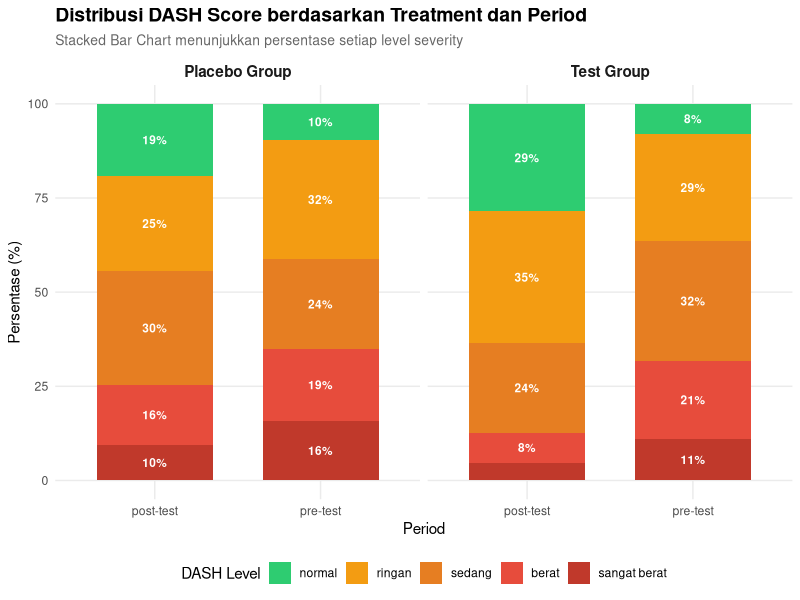
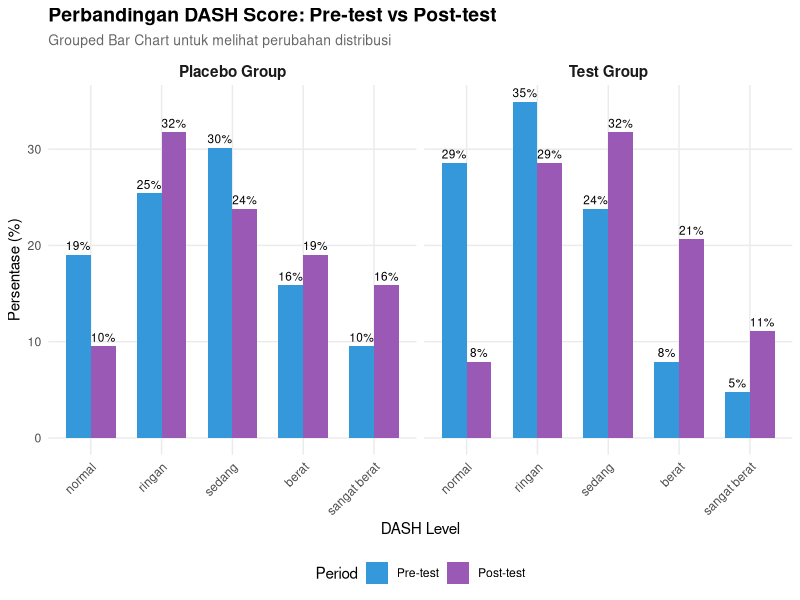
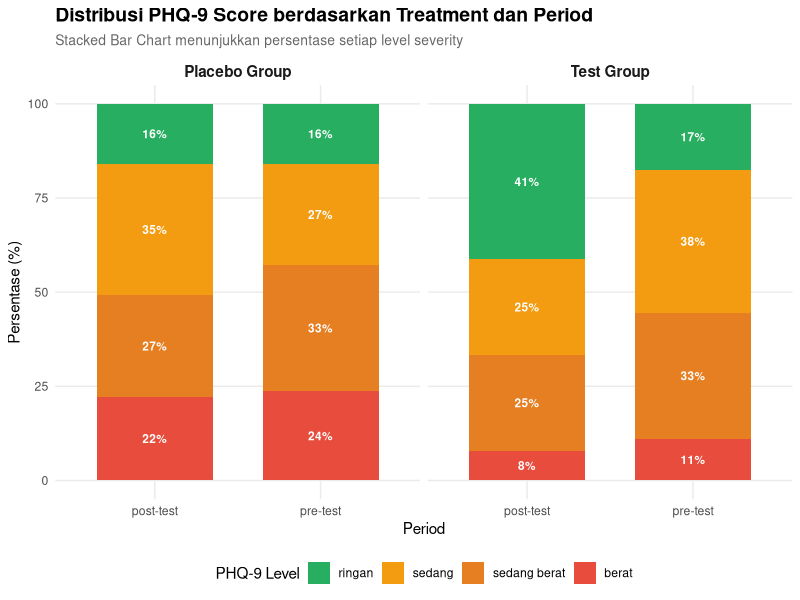
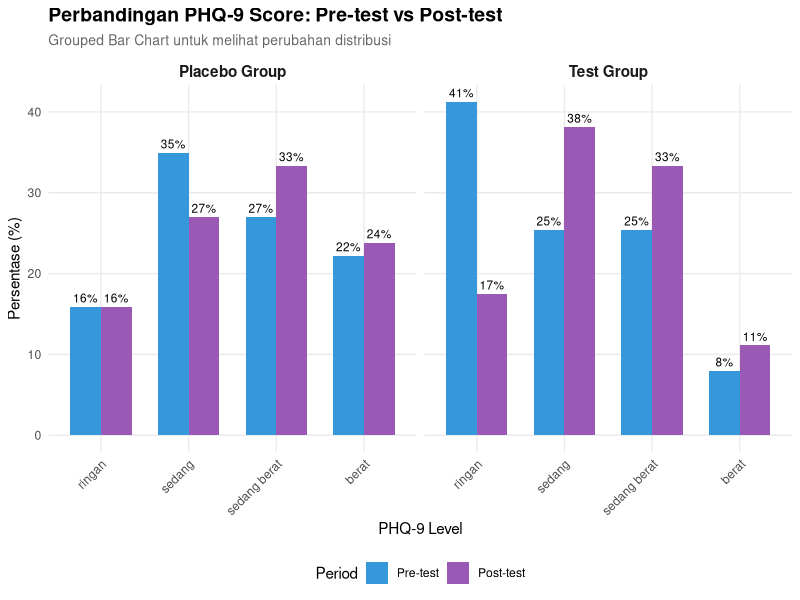
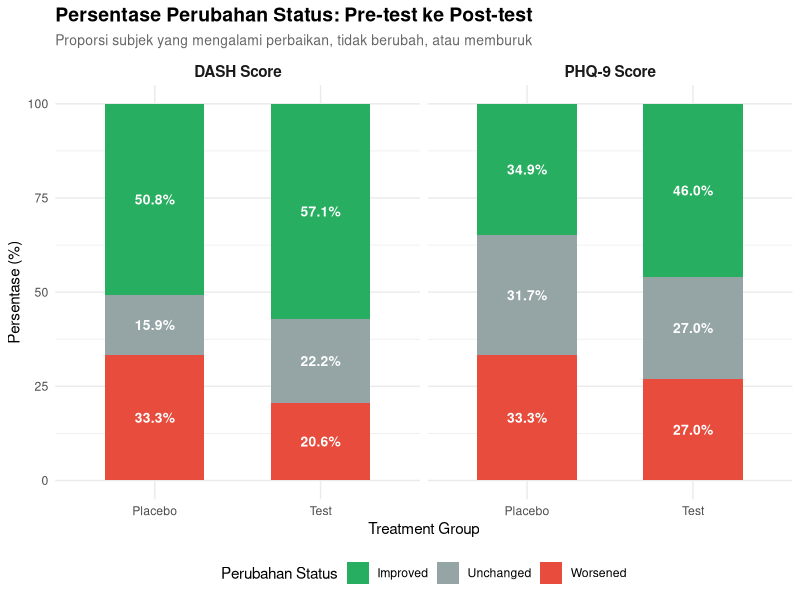
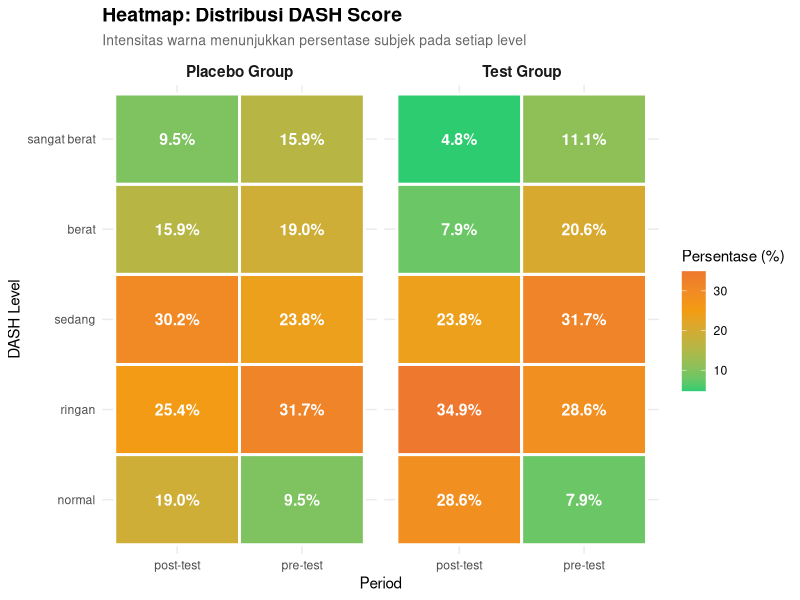

R code for these plots, in order:
## ---- chunk 1
# ============================================================================
# SIMULASI DATA CLINICAL TRIAL - DASH DAN PHQ-9
# ============================================================================
# load libraries yang dibutuhkan
library(ggplot2)
library(dplyr)
library(tidyr)
library(gridExtra)
library(scales)
library(ordinal)

# ============================================================================
# 1. GENERATE DATA 
# ============================================================================

set.seed(123)
n_subj <- 126
id <- 1:n_subj

# Perbaikan: buat assignment treatment per subjek
treatment <- rep(c("placebo", "test"), each = n_subj/2)

# Buat data long format dengan benar
data_sim <- data.frame(
  id = rep(id, each = 2),
  period = rep(c("pre-test", "post-test"), times = n_subj)
)

# Assign treatment berdasarkan id subjek
data_sim$treatment <- ifelse(data_sim$id <= n_subj/2, "placebo", "test")

dash_levels <- c("normal", "ringan", "sedang", "berat", "sangat berat")
phq_levels  <- c("ringan", "sedang", "sedang berat", "berat")

# Fungsi sampling yang diperbaiki
sample_dash <- function(trt, period) {
  # Pre-test: kedua kelompok memiliki distribusi yang sama
  if (period == "pre-test") {
    sample(dash_levels, 1, prob = c(0.10, 0.25, 0.30, 0.20, 0.15))
  } 
  # Post-test: kelompok test menunjukkan perbaikan
  else if (trt == "test" && period == "post-test") {
    sample(dash_levels, 1, prob = c(0.35, 0.30, 0.20, 0.10, 0.05))
  } 
  # Post-test: kelompok plasebo relatif stabil
  else {
    sample(dash_levels, 1, prob = c(0.12, 0.25, 0.28, 0.20, 0.15))
  }
}

sample_phq <- function(trt, period) {
  # Pre-test: kedua kelompok memiliki distribusi yang sama
  if (period == "pre-test") {
    sample(phq_levels, 1, prob = c(0.20, 0.30, 0.30, 0.20))
  } 
  # Post-test: kelompok test menunjukkan perbaikan
  else if (trt == "test" && period == "post-test") {
    sample(phq_levels, 1, prob = c(0.40, 0.30, 0.20, 0.10))
  } 
  # Post-test: kelompok plasebo relatif stabil
  else {
    sample(phq_levels, 1, prob = c(0.22, 0.30, 0.28, 0.20))
  }
}

data_sim$dash <- mapply(sample_dash, data_sim$treatment, data_sim$period)
data_sim$phq_9 <- mapply(sample_phq, data_sim$treatment, data_sim$period)

data_sim$dash <- factor(data_sim$dash, levels = dash_levels, ordered = TRUE)
data_sim$phq_9 <- factor(data_sim$phq_9, levels = phq_levels, ordered = TRUE)

# Cek struktur data
print(head(data_sim, 20))

# Verifikasi distribusi treatment
print("\n=== Verifikasi Treatment Assignment ===")
print(table(data_sim$period, data_sim$treatment))

# Verifikasi sebaran
print("\n=== Sebaran DASH ===")
print(ftable(treatment ~ period ~ dash, data = data_sim))

print("\n=== Sebaran PHQ-9 ===")
print(ftable(treatment ~ period ~ phq_9, data = data_sim))
 
# ============================================================================
# 2. ANALISIS MODEL 
# ============================================================================

model_dash <- clmm(
  dash ~ treatment * period + (1 | id),
  data = data_sim,
  link = "logit"
)

summary(model_dash)

model_phq_9 <- clmm(
  phq_9 ~ treatment * period + (1 | id),
  data = data_sim,
  link = "logit"
)

summary(model_phq_9)

# ============================================================================
# 3. VISUALISASI - DASH SCORE
# ============================================================================

# 3.1 Stacked Bar Chart - DASH
dash_summary <- data_sim %>%
  group_by(treatment, period, dash) %>%
  summarise(count = n(), .groups = "drop") %>%
  group_by(treatment, period) %>%
  mutate(percentage = count / sum(count) * 100)

p1 <- ggplot(dash_summary, aes(x = period, y = percentage, fill = dash)) +
  geom_bar(stat = "identity", position = "stack", width = 0.7) +
  facet_wrap(~ treatment, labeller = labeller(treatment = c(
    "placebo" = "Placebo Group",
    "test" = "Test Group"
  ))) +
  scale_fill_manual(
    values = c("#2ecc71", "#f39c12", "#e67e22", "#e74c3c", "#c0392b"),
    name = "DASH Level"
  ) +
  labs(
    title = "Distribusi DASH Score berdasarkan Treatment dan Period",
    subtitle = "Stacked Bar Chart menunjukkan persentase setiap level severity",
    x = "Period",
    y = "Persentase (%)"
  ) +
  theme_minimal() +
  theme(
    plot.title = element_text(face = "bold", size = 14),
    plot.subtitle = element_text(size = 10, color = "gray40"),
    legend.position = "bottom",
    strip.text = element_text(face = "bold", size = 11),
    panel.grid.minor = element_blank()
  ) +
  geom_text(aes(label = ifelse(percentage > 5, 
                               sprintf("%.0f%%", percentage), "")),
            position = position_stack(vjust = 0.5),
            color = "white", size = 3, fontface = "bold")

# 3.2 Grouped Bar Chart - DASH
p2 <- ggplot(dash_summary, aes(x = dash, y = percentage, fill = period)) +
  geom_bar(stat = "identity", position = "dodge", width = 0.7) +
  facet_wrap(~ treatment, labeller = labeller(treatment = c(
    "placebo" = "Placebo Group",
    "test" = "Test Group"
  ))) +
  scale_fill_manual(
    values = c("#3498db", "#9b59b6"),
    name = "Period",
    labels = c("Pre-test", "Post-test")
  ) +
  labs(
    title = "Perbandingan DASH Score: Pre-test vs Post-test",
    subtitle = "Grouped Bar Chart untuk melihat perubahan distribusi",
    x = "DASH Level",
    y = "Persentase (%)"
  ) +
  theme_minimal() +
  theme(
    plot.title = element_text(face = "bold", size = 14),
    plot.subtitle = element_text(size = 10, color = "gray40"),
    legend.position = "bottom",
    strip.text = element_text(face = "bold", size = 11),
    axis.text.x = element_text(angle = 45, hjust = 1),
    panel.grid.minor = element_blank()
  ) +
  geom_text(aes(label = sprintf("%.0f%%", percentage)),
            position = position_dodge(width = 0.7),
            vjust = -0.5, size = 3)

# ============================================================================
# 4. VISUALISASI - PHQ-9 SCORE
# ============================================================================

# 4.1 Stacked Bar Chart - PHQ-9
phq_summary <- data_sim %>%
  group_by(treatment, period, phq_9) %>%
  summarise(count = n(), .groups = "drop") %>%
  group_by(treatment, period) %>%
  mutate(percentage = count / sum(count) * 100)

p3 <- ggplot(phq_summary, aes(x = period, y = percentage, fill = phq_9)) +
  geom_bar(stat = "identity", position = "stack", width = 0.7) +
  facet_wrap(~ treatment, labeller = labeller(treatment = c(
    "placebo" = "Placebo Group",
    "test" = "Test Group"
  ))) +
  scale_fill_manual(
    values = c("#27ae60", "#f39c12", "#e67e22", "#e74c3c"),
    name = "PHQ-9 Level"
  ) +
  labs(
    title = "Distribusi PHQ-9 Score berdasarkan Treatment dan Period",
    subtitle = "Stacked Bar Chart menunjukkan persentase setiap level severity",
    x = "Period",
    y = "Persentase (%)"
  ) +
  theme_minimal() +
  theme(
    plot.title = element_text(face = "bold", size = 14),
    plot.subtitle = element_text(size = 10, color = "gray40"),
    legend.position = "bottom",
    strip.text = element_text(face = "bold", size = 11),
    panel.grid.minor = element_blank()
  ) +
  geom_text(aes(label = ifelse(percentage > 5, 
                               sprintf("%.0f%%", percentage), "")),
            position = position_stack(vjust = 0.5),
            color = "white", size = 3, fontface = "bold")

# 4.2 Grouped Bar Chart - PHQ-9
p4 <- ggplot(phq_summary, aes(x = phq_9, y = percentage, fill = period)) +
  geom_bar(stat = "identity", position = "dodge", width = 0.7) +
  facet_wrap(~ treatment, labeller = labeller(treatment = c(
    "placebo" = "Placebo Group",
    "test" = "Test Group"
  ))) +
  scale_fill_manual(
    values = c("#3498db", "#9b59b6"),
    name = "Period",
    labels = c("Pre-test", "Post-test")
  ) +
  labs(
    title = "Perbandingan PHQ-9 Score: Pre-test vs Post-test",
    subtitle = "Grouped Bar Chart untuk melihat perubahan distribusi",
    x = "PHQ-9 Level",
    y = "Persentase (%)"
  ) +
  theme_minimal() +
  theme(
    plot.title = element_text(face = "bold", size = 14),
    plot.subtitle = element_text(size = 10, color = "gray40"),
    legend.position = "bottom",
    strip.text = element_text(face = "bold", size = 11),
    axis.text.x = element_text(angle = 45, hjust = 1),
    panel.grid.minor = element_blank()
  ) +
  geom_text(aes(label = sprintf("%.0f%%", percentage)),
            position = position_dodge(width = 0.7),
            vjust = -0.5, size = 3)

# ============================================================================
# 5. VISUALISASI PERUBAHAN (IMPROVEMENT)
# ============================================================================

# 5.1 Hitung perubahan untuk setiap subjek
data_wide <- data_sim %>%
  select(id, treatment, period, dash, phq_9) %>%
  pivot_wider(
    names_from = period,
    values_from = c(dash, phq_9)
  )

# Convert ordinal ke numeric untuk kalkulasi
dash_numeric <- setNames(1:5, dash_levels)
phq_numeric <- setNames(1:4, phq_levels)

data_wide <- data_wide %>%
  mutate(
    dash_pre_num = dash_numeric[as.character(`dash_pre-test`)],
    dash_post_num = dash_numeric[as.character(`dash_post-test`)],
    phq_pre_num = phq_numeric[as.character(`phq_9_pre-test`)],
    phq_post_num = phq_numeric[as.character(`phq_9_post-test`)],
    dash_change = dash_post_num - dash_pre_num,
    phq_change = phq_post_num - phq_pre_num,
    dash_improved = dash_change < 0,
    phq_improved = phq_change < 0
  )

# 5.2 Summary improvement
improvement_summary <- data_wide %>%
  group_by(treatment) %>%
  summarise(
    DASH_Improved = sum(dash_improved) / n() * 100,
    DASH_Unchanged = sum(dash_change == 0) / n() * 100,
    DASH_Worsened = sum(dash_change > 0) / n() * 100,
    PHQ_Improved = sum(phq_improved) / n() * 100,
    PHQ_Unchanged = sum(phq_change == 0) / n() * 100,
    PHQ_Worsened = sum(phq_change > 0) / n() * 100
  )

# Reshape untuk plotting
improvement_long <- improvement_summary %>%
  pivot_longer(
    cols = -treatment,
    names_to = c("Metric", "Change"),
    names_pattern = "(.+)_(.+)",
    values_to = "percentage"
  )

p5 <- ggplot(improvement_long, aes(x = treatment, y = percentage, fill = Change)) +
  geom_bar(stat = "identity", position = "stack", width = 0.6) +
  facet_wrap(~ Metric, labeller = labeller(Metric = c(
    "DASH" = "DASH Score",
    "PHQ" = "PHQ-9 Score"
  ))) +
  scale_fill_manual(
    values = c("Improved" = "#27ae60", "Unchanged" = "#95a5a6", "Worsened" = "#e74c3c"),
    name = "Perubahan Status"
  ) +
  labs(
    title = "Persentase Perubahan Status: Pre-test ke Post-test",
    subtitle = "Proporsi subjek yang mengalami perbaikan, tidak berubah, atau memburuk",
    x = "Treatment Group",
    y = "Persentase (%)"
  ) +
  theme_minimal() +
  theme(
    plot.title = element_text(face = "bold", size = 14),
    plot.subtitle = element_text(size = 10, color = "gray40"),
    legend.position = "bottom",
    strip.text = element_text(face = "bold", size = 11)
  ) +
  geom_text(aes(label = sprintf("%.1f%%", percentage)),
            position = position_stack(vjust = 0.5),
            color = "white", size = 3.5, fontface = "bold") +
  scale_x_discrete(labels = c("placebo" = "Placebo", "test" = "Test"))

# ============================================================================
# 6. HEATMAP - DASH
# ============================================================================

p6 <- ggplot(dash_summary, aes(x = period, y = dash, fill = percentage)) +
  geom_tile(color = "white", size = 1) +
  geom_text(aes(label = sprintf("%.1f%%", percentage)), 
            color = "white", fontface = "bold", size = 4) +
  facet_wrap(~ treatment, labeller = labeller(treatment = c(
    "placebo" = "Placebo Group",
    "test" = "Test Group"
  ))) +
  scale_fill_gradient2(
    low = "#2ecc71", mid = "#f39c12", high = "#e74c3c",
    midpoint = 25, name = "Persentase (%)"
  ) +
  labs(
    title = "Heatmap: Distribusi DASH Score",
    subtitle = "Intensitas warna menunjukkan persentase subjek pada setiap level",
    x = "Period",
    y = "DASH Level"
  ) +
  theme_minimal() +
  theme(
    plot.title = element_text(face = "bold", size = 14),
    plot.subtitle = element_text(size = 10, color = "gray40"),
    legend.position = "right",
    strip.text = element_text(face = "bold", size = 11),
    axis.text.x = element_text(angle = 0)
  )

# ============================================================================
# 7. DISPLAY SEMUA PLOT
# ============================================================================

# Tampilkan plot satu per satu
print(p1)
print(p2)
print(p3)
print(p4)
print(p5)
print(p6)

